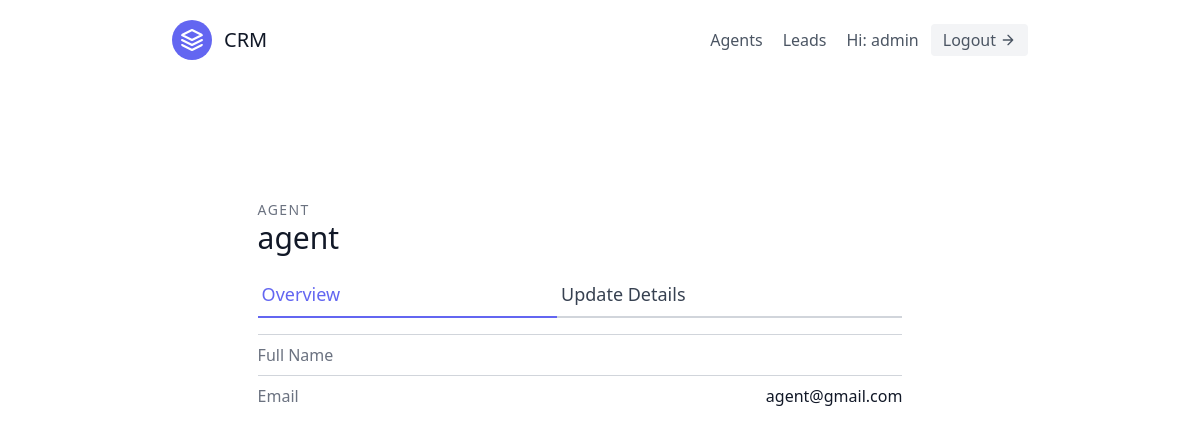
/agents/4/ (signed in), run on an earlier commit of the app's database.
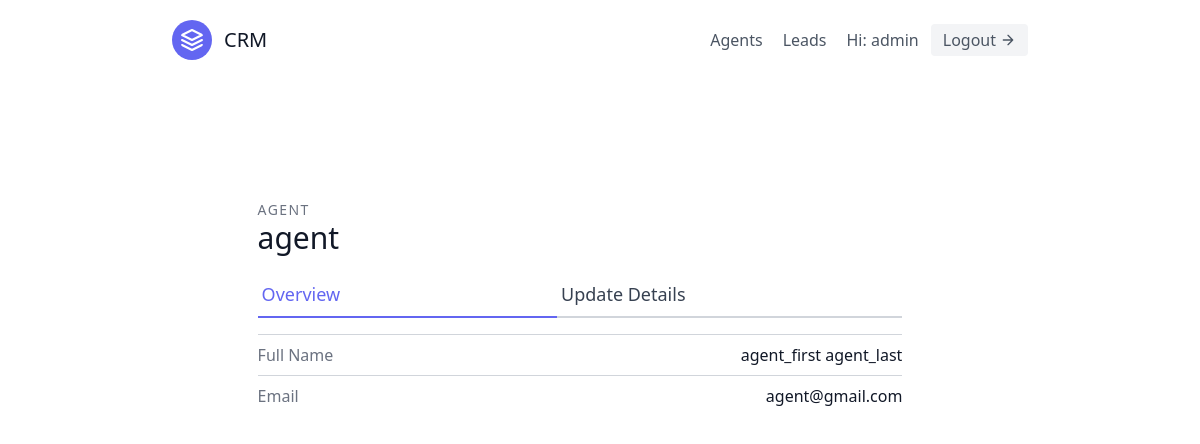
And on a later commit of the database.
### leads/models.py (models this page shows, shortened)
class Agent(models.Model):
    user = models.OneToOneField(User, on_delete=models.CASCADE)
    organisations = models.ForeignKey(UserProfile, on_delete=models.CASCADE)

class User(AbstractUser):
    is_organizer = models.BooleanField(default=True)
    is_agent = models.BooleanField(default=True)

### agents/views.py (the view)
# urls.py: path('<int:pk>/', AgentDetailView.as_view(), name="agent-detail"),
class AgentDetailView(OrganizerAndLoginRequiredMixin, generic.DetailView):
    template_name = "agentDetail.html"
    context_object_name = "agent"
    def get_queryset(self):
        organisations = self.request.user.userprofile
        return Agent.objects.filter(organisations=organisations)

### agents/mixins.py (called while the page is built)
    def dispatch(self, request, *args, **kwargs):
        if not request.user.is_authenticated or not request.user.is_organizer:
            return redirect("leads:lead-list")
        return super().dispatch(request, *args, **kwargs)

### templates/agentDetail.html
{% extends "base.html" %}
{% block content %}
<section class="text-gray-700 body-font overflow-hidden">
    <div class="container px-5 py-24 mx-auto">
      <div class="lg:w-4/5 mx-auto flex flex-wrap">
        <div class="w-full lg:pr-10 lg:py-6 mb-6 lg:mb-0">
            <h2 class="text-sm title-font text-gray-500 tracking-widest">AGENT</h2>
            <h1 class="text-gray-900 text-3xl title-font font-medium mb-4">{{ agent.user.username }}</h1>
            <div class="flex mb-4">
                <a href="{% url 'agents:agent-detail' agent.pk %}" class="flex-grow text-indigo-500 border-b-2 border-indigo-500 py-2 text-lg px-1">
                    Overview
                </a>
                <a href="{% url 'agents:agent-update' agent.pk %}" class="flex-grow border-b-2 border-gray-300 py-2 text-lg px-1">
                    Update Details
                </a>
            </div>
            <div class="flex border-t border-gray-300 py-2">
                <span class="text-gray-500">Full Name</span>
                <span class="ml-auto text-gray-900">{{ agent.user.first_name }} {{ agent.user.last_name }}</span>
            </div>
            <div class="flex border-t border-gray-300 py-2">
                <span class="text-gray-500">Email</span>
                <span class="ml-auto text-gray-900">{{ agent.user.email }}</span>
            </div>
        </div>
      </div>
    </div>
  </section>
{% endblock content %}

What changed in the data, as far as the page shows it:
changed through a linked row, Agent "agent": user.first_name (not shown) → "agent_first"; user.last_name (not shown) → "agent_last"
